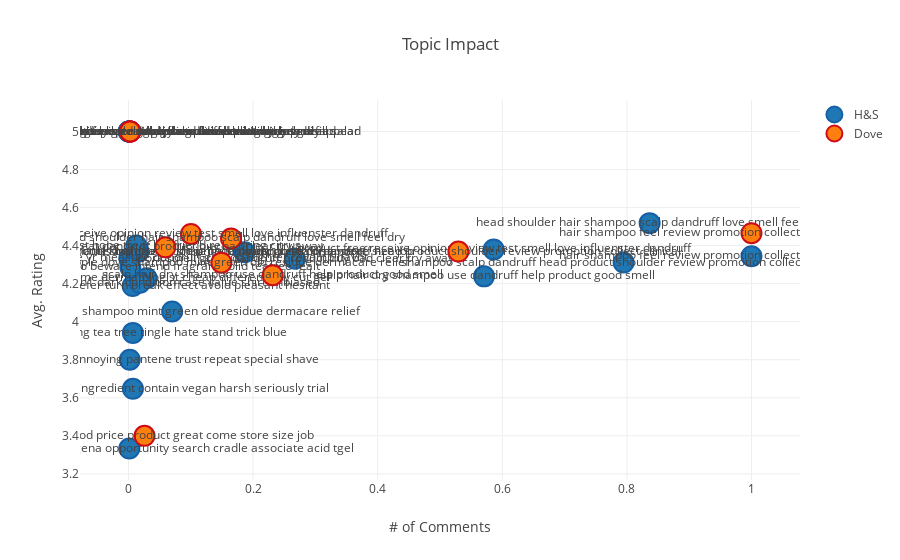

Write notebook code for a chart like this one.
### Code cell
# Create a trace
trace = [
    go.Scatter(
    x    = df_document_drivers_stats['count'].loc[df_document_drivers_stats['brand']=='H&S'],
    y    = df_document_drivers_stats['impact'].loc[df_document_drivers_stats['brand']=='H&S'],
    text = df_document_drivers_stats['topWords'].loc[df_document_drivers_stats['brand']=='H&S'],
    name = 'H&S',
    mode = 'markers+text',
    marker = dict(
        size = 20,
        line = dict(
            width = 2,
            color = 'rgb(22, 96, 167)'),)
),
    go.Scatter(
    x    = df_document_drivers_stats['count'].loc[df_document_drivers_stats['brand']=='Dove'],
    y    = df_document_drivers_stats['impact'].loc[df_document_drivers_stats['brand']=='Dove'],
    text = df_document_drivers_stats['topWords'].loc[df_document_drivers_stats['brand']=='Dove'],
    name = 'Dove',
    mode = 'markers+text',
    marker = dict(
        size = 20,
        line = dict(
            width = 2,
            color = 'rgb(205, 12, 24)'),)
)]    

layout = dict(title = 'Topic Impact',
              xaxis = dict(zeroline = False, title='# of Comments'),
              yaxis = dict(zeroline = False, title='Avg. Rating')
             )

iplot(dict(data=trace, layout=layout))

### Figure 1 — Plotly figure (JSON) as saved in the notebook; plotly's stock layout.template omitted (floating-point values rounded to 4 significant figures)
{"data": [{"marker": {"line": {"color": "rgb(22, 96, 167)", "width": 2}, "size": 20}, "mode": "markers+text", "name": "H&S", "text": ["bottle shampoo good price product great come store size job", "scalp hair dry shampoo use dandruff help product good smell", "preventative reorder source cease yr measure dundruff granddaughter revamp havnt", "natural crazy drive pure rely gold wild intrigue seperate highend", "dandrift stage manner oder bone smoothe proud facebook timely proceed", "excite specific personal dog unique stringy resolve explain bag candy", "scent apple dove shampoo mint green old residue dermacare relief", "work smell great dandruff product buy bad clear try away", "stuff psoriasis save time dermatologist cheap different buy cut gel", "sample hair super cool kind exactly shine fade nicely curl", "remove daughter buildup dermatitis build seborrheic brush water touch disappear", "sensitive strong quickly prefer turn break effect avoid pleasant hesitant", "product free receive opinion review test smell love influenster dandruff", "sulfate deal totally heavy ingredient contain vegan harsh seriously trial", "quality high body fast hope treat boyfriend read bring citrus", "daily mind finish return annoying pantene trust repeat special shave", "color orange itching tea tree tingle hate stand trick blue", "original tgel severe 2in1 dark condition case value shirt unbiased", "version house strictly convenience fave shampoosconditioner law sturdy refill salad", "shampoo scalp dandruff head product shoulder review promotion collect clinical", "glad patch combination neutrogena opportunity search cradle associate acid tgel", "head shoulder hair shampoo scalp dandruff love smell feel dry", "rancher jolly soda wave honey tail bake fleck sewer gal", "believe low instruction pro beware intend fragrant solid teatree fealt", "hair shampoo feel review promotion collect product smell scalp clean"], "type": "scatter", "uid": "c0c15508-c430-4d23-ab8b-65fb94f07825", "x": [0.1865, 0.5707, 0.001252, 0.0004172, 0.001669, 0.0004172, 0.07009, 0.267, 0.0292, 0.01252, 0.01585, 0.006675, 0.5861, 0.007092, 0.01252, 0.002086, 0.007092, 0.01836, 0.001669, 0.7947, 0.001252, 0.8365, 0.0004172, 0.00292, 1], "y": [4.365, 4.238, 4.333, 5, 5, 5, 4.054, 4.331, 4.229, 4.367, 4.368, 4.188, 4.38, 3.647, 4.4, 3.8, 3.941, 4.205, 5, 4.311, 3.333, 4.518, 5, 4.286, 4.344]}, {"marker": {"line": {"color": "rgb(205, 12, 24)", "width": 2}, "size": 20}, "mode": "markers+text", "name": "Dove", "text": ["bottle shampoo good price product great come store size job", "scalp hair dry shampoo use dandruff help product good smell", "preventative reorder source cease yr measure dundruff granddaughter revamp havnt", "natural crazy drive pure rely gold wild intrigue seperate highend", "dandrift stage manner oder bone smoothe proud facebook timely proceed", "excite specific personal dog unique stringy resolve explain bag candy", "scent apple dove shampoo mint green old residue dermacare relief", "work smell great dandruff product buy bad clear try away", "stuff psoriasis save time dermatologist cheap different buy cut gel", "sample hair super cool kind exactly shine fade nicely curl", "remove daughter buildup dermatitis build seborrheic brush water touch disappear", "sensitive strong quickly prefer turn break effect avoid pleasant hesitant", "product free receive opinion review test smell love influenster dandruff", "sulfate deal totally heavy ingredient contain vegan harsh seriously trial", "quality high body fast hope treat boyfriend read bring citrus", "daily mind finish return annoying pantene trust repeat special shave", "color orange itching tea tree tingle hate stand trick blue", "original tgel severe 2in1 dark condition case value shirt unbiased", "version house strictly convenience fave shampoosconditioner law sturdy refill salad", "shampoo scalp dandruff head product shoulder review promotion collect clinical", "glad patch combination neutrogena opportunity search cradle associate acid tgel", "head shoulder hair shampoo scalp dandruff love smell feel dry", "rancher jolly soda wave honey tail bake fleck sewer gal", "believe low instruction pro beware intend fragrant solid teatree fealt", "hair shampoo feel review promotion collect product smell scalp clean"], "type": "scatter", "uid": "0a9715a8-cfd6-4b46-9858-ca682d6e9231", "x": [0.02571, 0.2314, 0, 0, 0, 0, 0.1491, 0.05913, 0.002571, 0, 0.002571, 0, 0.1003, 0, 0.002571, 0, 0.002571, 0.002571, 0, 0.5296, 0, 0.1645, 0, 0, 1], "y": [3.4, 4.244, null, null, null, null, 4.31, 4.391, 5, null, 5, null, 4.462, null, 5, null, 5, 5, null, 4.369, null, 4.438, null, null, 4.465]}], "layout": {"title": {"text": "Topic Impact"}, "xaxis": {"title": {"text": "# of Comments"}, "zeroline": false}, "yaxis": {"title": {"text": "Avg. Rating"}, "zeroline": false}}}
